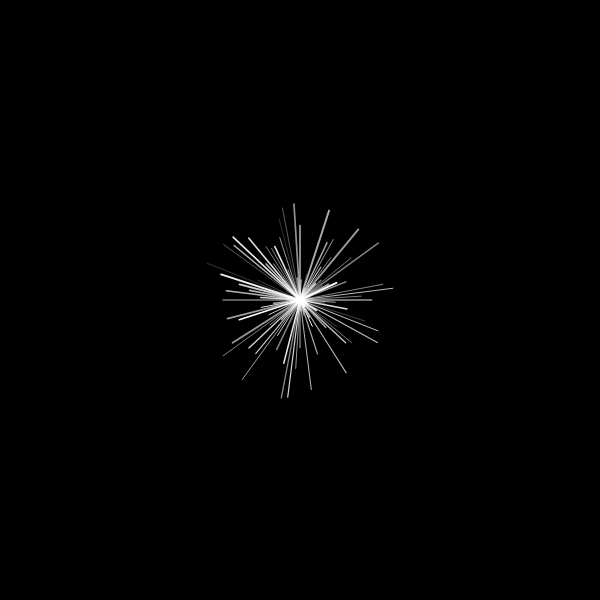
Frame 1 (no input)
Frame 60 (no input): identical to frame 1, image omitted
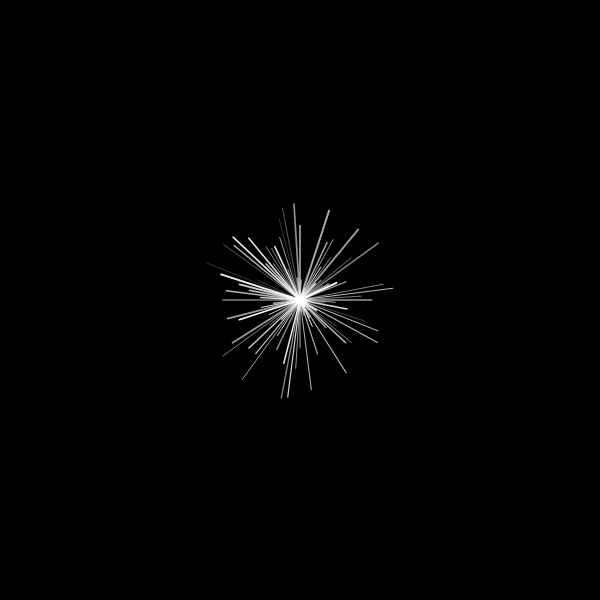
Frame 120 (the mouse pressed at the canvas centre since frame 60)

The p5.js sketch that drew these frames (run headless with seeded random() and noise() and a simulated clock; from frame 60 on, the mouse is pressed at the canvas centre):

// p5.js sketch
// ── sketch.js
/*
______LINES OOP QUIZ_______
Add Following Functionality:

  When mouse is pressed...
    - Line object is added to array and drawn from center position to mouse position.
	  - BONUS: opacity, stroke, strokeWeight randomized.

  When any key is pressed...
    - The whole image resets, the starting lines are redrawn with new random values.
*/

let lines = [];     

function setup() {
  createCanvas(600, 600);
  generateStartingLines();
}

function draw() {
  background(0);

  // draw all lines
  for (let i = 0; i < lines.length; i++) {
    lines[i].display();
  }
}

// --- Generate initial 100 lines from center ---
function generateStartingLines() {
  lines = [];            // reset array
  let numLines = 100;    

  for (let i = 0; i < numLines; i++) {
    let radius = random(1, 100);
    let angle = map(i, 0, numLines, 0, TWO_PI);

    let x1 = width / 2 + radius * cos(angle);
    let y1 = height / 2 + radius * sin(angle);

    // center point
    let x2 = width / 2;
    let y2 = height / 2;

    let newLine = new Line(x1, y1, x2, y2);

    // random style
    newLine.opacity = random(127, 255);
    newLine.stroke = 255;
    newLine.strokeWeight = random(0.2, 2);

    lines.push(newLine);
  }
}

// --- CLICK: Add new line from center to mouse ---
function mousePressed() {
  let newLine = new Line(mouseX, mouseY, width / 2, height / 2);

  // random style
  newLine.opacity = random(120, 255);
  newLine.stroke = random(100, 255);
  newLine.strokeWeight = random(0.5, 4);

  lines.push(newLine);
}

// --- KEY PRESS: Reset everything ---
function keyPressed() {
  generateStartingLines();
}

// ---------------- CLASS ------------------
class Line {
  constructor(_x1, _y1, _x2, _y2) {
    this.x1 = _x1;
    this.y1 = _y1;
    this.x2 = _x2;
    this.y2 = _y2;

    this.stroke = 255;
    this.strokeWeight = 1;
    this.opacity = 255;
  }

  display() {
    strokeWeight(this.strokeWeight);
    stroke(this.stroke, this.opacity);
    line(this.x1, this.y1, this.x2, this.y2);
  }
}
